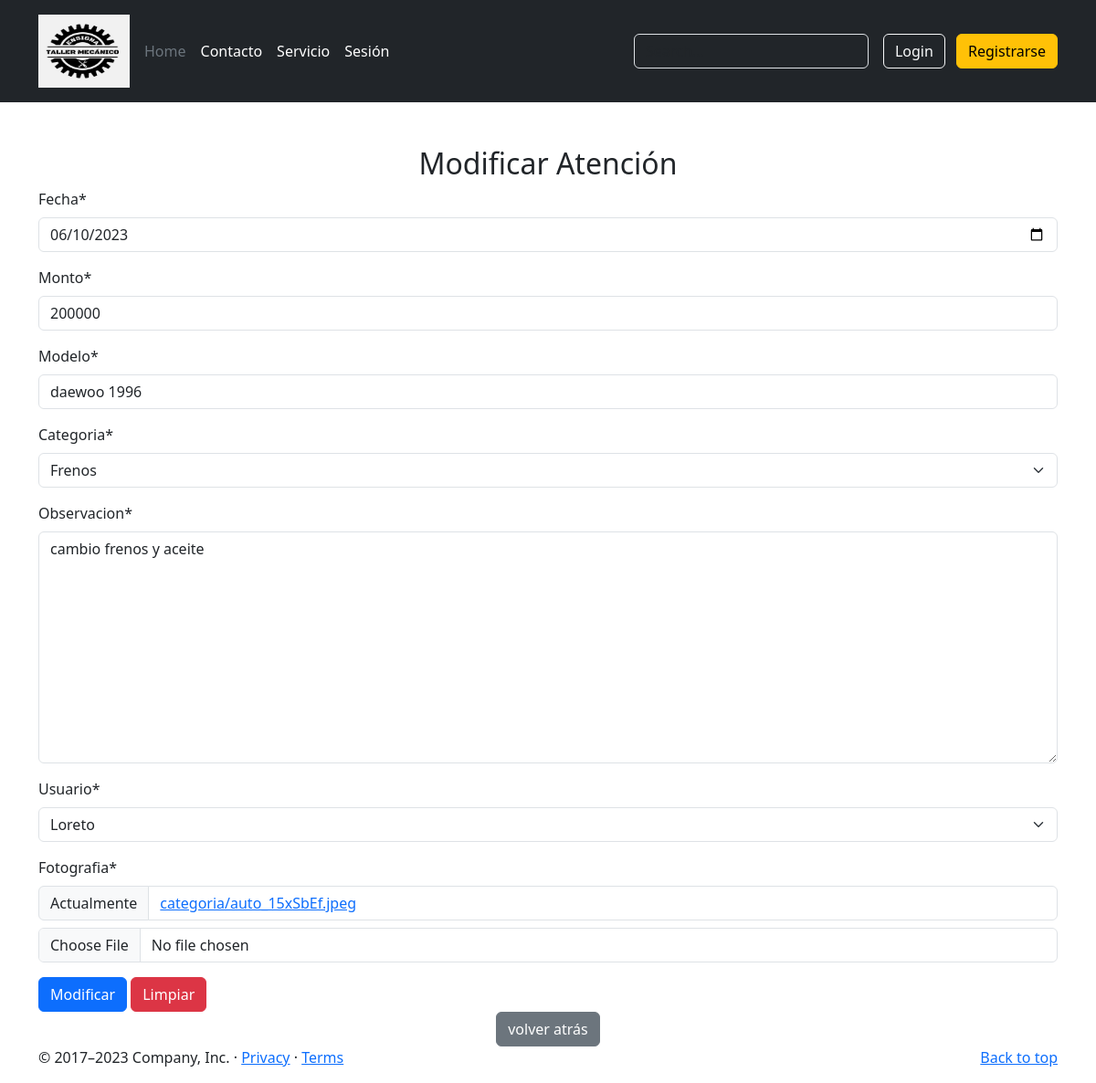
The app's page /modificarAtencion/cambio frenos y aceite/ with its own data.
### appweb/models.py (models this page shows, shortened)
class Atencion(models.Model):
    fecha = models.DateField()
    monto = models.IntegerField()
    Modelo = models.CharField(max_length=100)
    categoria = models.IntegerField(choices=list_categoria)
    observacion = models.TextField()
    Estado = models.IntegerField(default=0)
    usuario = models.ForeignKey(User, on_delete=models.CASCADE)
    fotografia = models.ImageField(null=True, upload_to='categoria')

### appweb/views.py (the view, shortened to what this page needs)
# urls.py: path('modificarAtencion/<observacion>/',modificar_atencion,name="modificar_atencion"),
def modificar_atencion(request,observacion):
    atencion = get_object_or_404(Atencion, observacion=observacion)
    atencion.Estado=2
    data = {
        "form": AtencionForm(instance=atencion)
    }
    return render(request, "modificarAtencion.html",data)

### appweb/forms.py
class AtencionForm(forms.ModelForm):
    class Meta:
        model = Atencion
        fields = "__all__"
        widgets = {
            'Estado': forms.HiddenInput(),
            "fecha": forms.DateTimeInput(attrs={'type':'date'}, format=('%Y-%m-%d'))
        }

### appweb/templates/modificarAtencion.html (shortened to what this page needs)
{% extends 'base.html' %}
{% load crispy_forms_tags %}
{% block contenido %}
<div class="container mt-5">
  <div class="text-center">
    <h2 class="mt-4">Modificar Atención</h2>
  </div>
  <form id="formAtencion" method="post" action="" enctype="multipart/form-data">
    {{ form | crispy }}
    <button type="submit" class="btn btn-primary">Modificar</button>
    <button type="reset" class="btn btn-danger">Limpiar</button>
    <center><input type="button" class="btn btn-secondary btn" onclick="history.back()"
      name="volver atrás" value="volver atrás"></center>
</form>
</div>
{% endblock %}

### records on screen
Atencion: fecha "06/10/2023", monto "200000", Modelo "daewoo 1996", categoria "Frenos", observacion "cambio frenos y aceite", usuario "Loreto"
